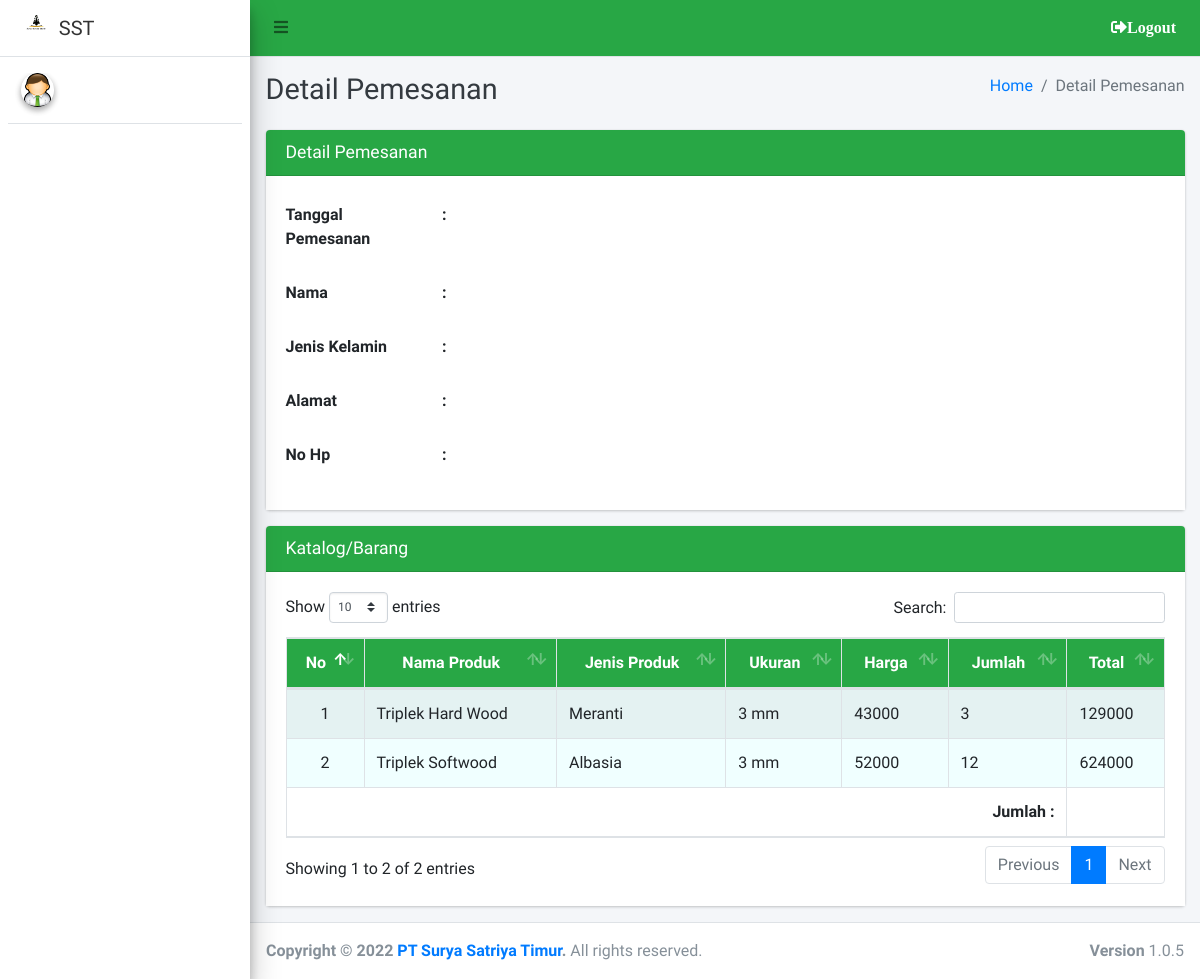
The app's page /admin/pemasukan/detail.php with its own data.
### tables this page shows
CREATE TABLE `detail_pemesanan` (
  `id_dp` int(11) NOT NULL,
  `id_pemesanan` int(11) NOT NULL,
  `id_katalog` int(11) NOT NULL,
  `jumlah` int(11) NOT NULL,
  `total` int(11) NOT NULL
);

CREATE TABLE `katalog` (
  `id_katalog` int(11) NOT NULL,
  `nama_katalog` varchar(150) NOT NULL,
  `jenis_katalog` varchar(150) NOT NULL,
  `qty` varchar(50) NOT NULL,
  `ukuran` varchar(150) NOT NULL,
  `harga` varchar(50) NOT NULL,
  `file` varchar(100) DEFAULT NULL
);

### admin/pemasukan/detail.php (the view, shortened to what this page needs)
<?php
require '../../config/koneksi.php';
$id   = $_GET['id'];
$data = $koneksi->query("SELECT * FROM pemesanan AS pem INNER JOIN pelanggan AS pel ON pem.id_pelanggan = pel.id_pelanggan
WHERE pem.id_pemesanan = '$id'")->fetch_array();
?>
<!DOCTYPE html>
<html>
<?php
include '../../templates/head.php';
?>
<body class="hold-transition sidebar-mini layout-fixed">
    <div class="wrapper">
        <?php
        include '../../templates/navbar.php';
        ?>
        <?php
        include '../../templates/sidebar.php';
        ?>
        <div class="content-wrapper">
            <div class="content-header">
                <div class="container-fluid">
                    <div class="row mb-2">
                        <div class="col-sm-6">
                            <h1 class="m-0 text-dark">Detail Pemesanan</h1>
                        </div>
                        <div class="col-sm-6">
                            <ol class="breadcrumb float-sm-right">
                                <li class="breadcrumb-item"><a href="#">Home</a></li>
                                <li class="breadcrumb-item active">Detail Pemesanan</li>
                            </ol>
                        </div>
                    </div>
                </div>
            </div>
            <section class="content">
                <div class="container-fluid">
                    <form class="form-horizontal" method="POST" action="" enctype="multipart/form-data">
                        <div class="row">
                            <div class="col-md-12">
                                <div class="card card-green">
                                    <div class="card-header">
                                        <h3 class="card-title">Detail Pemesanan</h3>
                                    </div>
                                    <div class="card-body" style="background-color: white;">
                                        <div class="form-group row">
                                            <label for="no_telp" class="col-sm-2 col-form-label">Tanggal Pemesanan</label>
                                            <div class="col-sm-10">
                                            <label for="" class="col-sm-2 col-form-label"> : <?= $data['tanggal_pesan'] ?></label>
                                            </div>
                                        </div>
                                        <div class="form-group row">
                                            <label for="nama_pelanggan" class="col-sm-2 col-form-label">Nama </label>
                                            <div class="col-sm-10">
                                            <label for="" class="col-sm-2 col-form-label"> : <?= $data['nama_pelanggan'] ?></label>
                                            </div>
                                        </div>
                                        <div class="form-group row">
                                            <label class="col-sm-2 col-form-label">Jenis Kelamin</label>
                                            <div class="col-sm-10">
                                            <label for="" class="col-sm-2 col-form-label"> : <?= $data['jk'] ?></label>
                                            </div>
                                        </div>
                                        <div class="form-group row">
                                            <label for="alamat" class="col-sm-2 col-form-label">Alamat</label>
                                            <div class="col-sm-10">
                                            <label for="" class="col-sm-2 col-form-label"> : <?= $data['alamat'] ?></label>
                                            </div>
                                        </div>
                                        <div class="form-group row">
                                            <label for="no_hp" class="col-sm-2 col-form-label">No Hp</label>
                                            <div class="col-sm-10">
                                            <label for="" class="col-sm-2 col-form-label"> : <?= $data['no_hp'] ?></label>
                                            </div>
                                        </div>
                                    </div>
                                </div>
                            </div>
                            <div class="col-md-12">
                                <div class="card card-green">
                                    <div class="card-header">
                                        <h3 class="card-title">Katalog/Barang</h3>
                                    </div>
                                    <div class="card-body" style="background-color: white;">
                                             <div class="table-responsive">
                                        <table id="example1" class="table table-bordered table-striped">
                                            <thead class="bg-green">
                                                <tr align="center">
                                                    <th>No</th>
                                                    <th>Nama Produk</th>
                                                    <th>Jenis Produk</th>
                                                    <th>Ukuran</th>
                                                    <th>Harga</th>
                                                    <th>Jumlah</th>
                                                    <th>Total</th>
                                                </tr>
                                            </thead>
                                                <tbody style="background-color: azure">
                                            <?php
                                            $no = 1;
                                            $data = $koneksi->query("SELECT * FROM detail_pemesanan AS dp
                                            LEFT JOIN pemesanan AS p ON dp.id_pemesanan = p.id_pemesanan
                                            LEFT JOIN katalog AS k ON dp.id_katalog = k.id_katalog
                                            ");
                                            while ($row = $data->fetch_array()) {
                                            ?>
                                                    <tr>
                                                        <td align="center"><?= $no++ ?></td>
                                                        <td><?= $row['nama_katalog'] ?></td>
                                                        <td><?= $row['jenis_katalog'] ?></td>
                                                        <td><?= $row['ukuran'] ?></td>
                                                        <td><?= $row['harga'] ?></td>
                                                        <td><?= $row['jumlah'] ?></td>
                                                        <td><?= $row['total'] ?></td>
                                                    </tr>
                                            <?php } ?>
                                                </tbody>
                                                <tfoot>
                                                    <tr>
                                                        <th colspan="6" style="text-align:right;">Jumlah :</th>
                                                        <th> <?php $tot = $koneksi->query("SELECT SUM(total) AS totalsel FROM detail_pemesanan WHERE id_pemesanan = '$id'")->fetch_array(); echo  $tot['totalsel']; ?></th>
                                                    </tr>
                                                </tfoot>
                                        </table>
                                    </div>
                                </div>
                            </div>
                        </div>
                    </form>
                </div>
            </section>
        </div>
        <?php include_once "../../templates/footer.php"; ?>
    </div>
</body>
</html>

### records on screen
detail_pemesanan: id_katalog.nama_katalog "Triplek Hard Wood", id_katalog.jenis_katalog "Meranti", id_katalog.ukuran "3 mm", id_katalog.harga "43000", jumlah "3", total "129000"
detail_pemesanan: id_katalog.nama_katalog "Triplek Softwood", id_katalog.jenis_katalog "Albasia", id_katalog.ukuran "3 mm", id_katalog.harga "52000", jumlah "12", total "624000"
